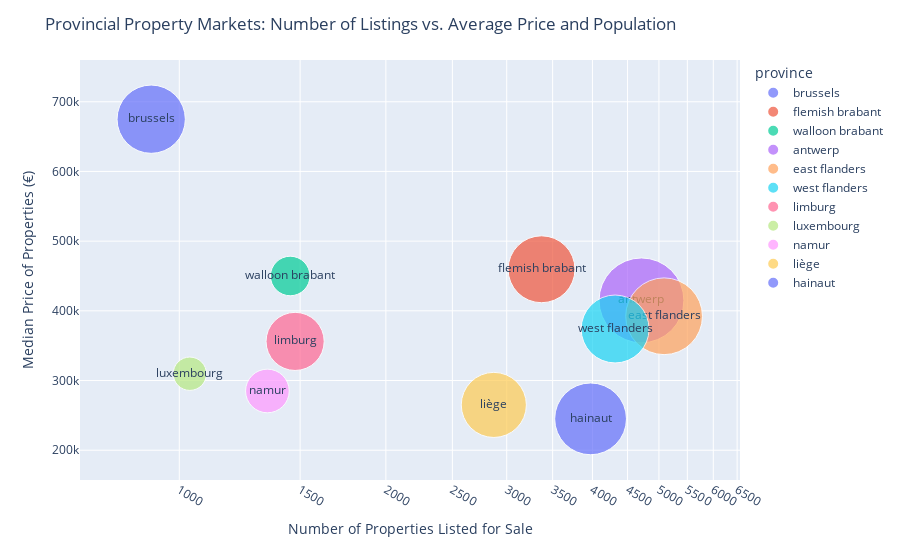

This figure's notebook cell:
### Code cell
# KEEP IT AND WORK ON IT

provinces_names = [
    'brussels', 'antwerp', 'limburg','east flanders', 'flemish brabant',
    'west flanders', 'walloon brabant', 'hainaut', 'liège', 'luxembourg',
    'namur'
    ]

population_per_province = [
    1222637, 1886609, 885951, 1543865, 1173440,
    1209011, 409782, 1351127, 1110989, 291143,
    499454
    ]

population_per_province = {
    'province': provinces_names,
    'population': population_per_province}

df_population_by_province = pd.DataFrame(population_per_province)

df_population_by_province

merged_df = pd.merge(median_price_per_province, number_of_properties_per_province, on='province')
merged_df = pd.merge(merged_df, df_population_by_province, on='province')

fig = px.scatter(merged_df, x="count", y="price",
	         size="population", color="province",
                 hover_name="province", log_x=True, size_max=60, text="province")

fig.update_layout(
    title='Provincial Property Markets: Number of Listings vs. Average Price and Population',
    xaxis_title='Number of Properties Listed for Sale',
    yaxis_title='Median Price of Properties (€)',
)

fig.show()

### Figure 1 — Plotly figure (JSON) as saved in the notebook; plotly's stock layout.template omitted (floating-point values rounded to 4 significant figures)
{"data": [{"hovertemplate": "<b>%{hovertext}</b><br><br>province=%{text}<br>count=%{x}<br>price=%{y}<br>population=%{marker.size}<extra></extra>", "hovertext": ["brussels"], "legendgroup": "brussels", "marker": {"color": "#636efa", "size": [1222637], "sizemode": "area", "sizeref": 524.1, "symbol": "circle"}, "mode": "markers+text", "name": "brussels", "orientation": "v", "showlegend": true, "text": ["brussels"], "type": "scatter", "x": [910], "xaxis": "x", "y": [675000], "yaxis": "y"}, {"hovertemplate": "<b>%{hovertext}</b><br><br>province=%{text}<br>count=%{x}<br>price=%{y}<br>population=%{marker.size}<extra></extra>", "hovertext": ["flemish brabant"], "legendgroup": "flemish brabant", "marker": {"color": "#EF553B", "size": [1173440], "sizemode": "area", "sizeref": 524.1, "symbol": "circle"}, "mode": "markers+text", "name": "flemish brabant", "orientation": "v", "showlegend": true, "text": ["flemish brabant"], "type": "scatter", "x": [3372], "xaxis": "x", "y": [459637], "yaxis": "y"}, {"hovertemplate": "<b>%{hovertext}</b><br><br>province=%{text}<br>count=%{x}<br>price=%{y}<br>population=%{marker.size}<extra></extra>", "hovertext": ["walloon brabant"], "legendgroup": "walloon brabant", "marker": {"color": "#00cc96", "size": [409782], "sizemode": "area", "sizeref": 524.1, "symbol": "circle"}, "mode": "markers+text", "name": "walloon brabant", "orientation": "v", "showlegend": true, "text": ["walloon brabant"], "type": "scatter", "x": [1451], "xaxis": "x", "y": [450000], "yaxis": "y"}, {"hovertemplate": "<b>%{hovertext}</b><br><br>province=%{text}<br>count=%{x}<br>price=%{y}<br>population=%{marker.size}<extra></extra>", "hovertext": ["antwerp"], "legendgroup": "antwerp", "marker": {"color": "#ab63fa", "size": [1886609], "sizemode": "area", "sizeref": 524.1, "symbol": "circle"}, "mode": "markers+text", "name": "antwerp", "orientation": "v", "showlegend": true, "text": ["antwerp"], "type": "scatter", "x": [4715], "xaxis": "x", "y": [415000], "yaxis": "y"}, {"hovertemplate": "<b>%{hovertext}</b><br><br>province=%{text}<br>count=%{x}<br>price=%{y}<br>population=%{marker.size}<extra></extra>", "hovertext": ["east flanders"], "legendgroup": "east flanders", "marker": {"color": "#FFA15A", "size": [1543865], "sizemode": "area", "sizeref": 524.1, "symbol": "circle"}, "mode": "markers+text", "name": "east flanders", "orientation": "v", "showlegend": true, "text": ["east flanders"], "type": "scatter", "x": [5087], "xaxis": "x", "y": [392215], "yaxis": "y"}, {"hovertemplate": "<b>%{hovertext}</b><br><br>province=%{text}<br>count=%{x}<br>price=%{y}<br>population=%{marker.size}<extra></extra>", "hovertext": ["west flanders"], "legendgroup": "west flanders", "marker": {"color": "#19d3f3", "size": [1209011], "sizemode": "area", "sizeref": 524.1, "symbol": "circle"}, "mode": "markers+text", "name": "west flanders", "orientation": "v", "showlegend": true, "text": ["west flanders"], "type": "scatter", "x": [4316], "xaxis": "x", "y": [373900.0], "yaxis": "y"}, {"hovertemplate": "<b>%{hovertext}</b><br><br>province=%{text}<br>count=%{x}<br>price=%{y}<br>population=%{marker.size}<extra></extra>", "hovertext": ["limburg"], "legendgroup": "limburg", "marker": {"color": "#FF6692", "size": [885951], "sizemode": "area", "sizeref": 524.1, "symbol": "circle"}, "mode": "markers+text", "name": "limburg", "orientation": "v", "showlegend": true, "text": ["limburg"], "type": "scatter", "x": [1475], "xaxis": "x", "y": [356133], "yaxis": "y"}, {"hovertemplate": "<b>%{hovertext}</b><br><br>province=%{text}<br>count=%{x}<br>price=%{y}<br>population=%{marker.size}<extra></extra>", "hovertext": ["luxembourg"], "legendgroup": "luxembourg", "marker": {"color": "#B6E880", "size": [291143], "sizemode": "area", "sizeref": 524.1, "symbol": "circle"}, "mode": "markers+text", "name": "luxembourg", "orientation": "v", "showlegend": true, "text": ["luxembourg"], "type": "scatter", "x": [1036], "xaxis": "x", "y": [309750], "yaxis": "y"}, {"hovertemplate": "<b>%{hovertext}</b><br><br>province=%{text}<br>count=%{x}<br>price=%{y}<br>population=%{marker.size}<extra></extra>", "hovertext": ["namur"], "legendgroup": "namur", "marker": {"color": "#FF97FF", "size": [499454], "sizemode": "area", "sizeref": 524.1, "symbol": "circle"}, "mode": "markers+text", "name": "namur", "orientation": "v", "showlegend": true, "text": ["namur"], "type": "scatter", "x": [1344], "xaxis": "x", "y": [285000], "yaxis": "y"}, {"hovertemplate": "<b>%{hovertext}</b><br><br>province=%{text}<br>count=%{x}<br>price=%{y}<br>population=%{marker.size}<extra></extra>", "hovertext": ["liège"], "legendgroup": "liège", "marker": {"color": "#FECB52", "size": [1110989], "sizemode": "area", "sizeref": 524.1, "symbol": "circle"}, "mode": "markers+text", "name": "liège", "orientation": "v", "showlegend": true, "text": ["liège"], "type": "scatter", "x": [2873], "xaxis": "x", "y": [265000], "yaxis": "y"}, {"hovertemplate": "<b>%{hovertext}</b><br><br>province=%{text}<br>count=%{x}<br>price=%{y}<br>population=%{marker.size}<extra></extra>", "hovertext": ["hainaut"], "legendgroup": "hainaut", "marker": {"color": "#636efa", "size": [1351127], "sizemode": "area", "sizeref": 524.1, "symbol": "circle"}, "mode": "markers+text", "name": "hainaut", "orientation": "v", "showlegend": true, "text": ["hainaut"], "type": "scatter", "x": [3975], "xaxis": "x", "y": [245000], "yaxis": "y"}], "layout": {"legend": {"itemsizing": "constant", "title": {"text": "province"}, "tracegroupgap": 0}, "margin": {"t": 60}, "title": {"text": "Provincial Property Markets: Number of Listings vs. Average Price and Population"}, "xaxis": {"anchor": "y", "domain": [0, 1], "title": {"text": "Number of Properties Listed for Sale"}, "type": "log"}, "yaxis": {"anchor": "x", "domain": [0, 1], "title": {"text": "Median Price of Properties (€)"}}}}
